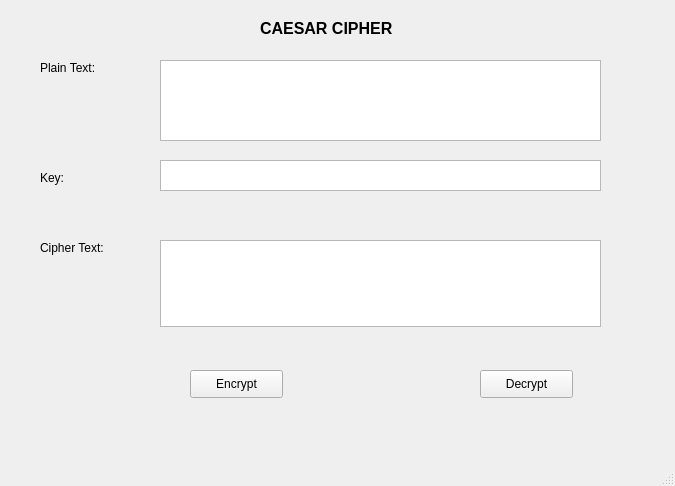
<?xml version="1.0" encoding="UTF-8"?>
<ui version="4.0">
 <class>MainWindow</class>
 <widget class="QMainWindow" name="MainWindow">
  <property name="geometry">
   <rect>
    <x>0</x>
    <y>0</y>
    <width>675</width>
    <height>486</height>
   </rect>
  </property>
  <property name="windowTitle">
   <string>MainWindow</string>
  </property>
  <widget class="QWidget" name="centralwidget">
   <widget class="QLabel" name="label">
    <property name="geometry">
     <rect>
      <x>260</x>
      <y>20</y>
      <width>181</width>
      <height>16</height>
     </rect>
    </property>
    <property name="font">
     <font>
      <pointsize>12</pointsize>
      <weight>75</weight>
      <bold>true</bold>
     </font>
    </property>
    <property name="text">
     <string>CAESAR CIPHER</string>
    </property>
   </widget>
   <widget class="QLabel" name="label_2">
    <property name="geometry">
     <rect>
      <x>40</x>
      <y>60</y>
      <width>81</width>
      <height>16</height>
     </rect>
    </property>
    <property name="text">
     <string>Plain Text:</string>
    </property>
   </widget>
   <widget class="QLabel" name="label_3">
    <property name="geometry">
     <rect>
      <x>40</x>
      <y>170</y>
      <width>55</width>
      <height>16</height>
     </rect>
    </property>
    <property name="text">
     <string>Key:</string>
    </property>
   </widget>
   <widget class="QLabel" name="label_4">
    <property name="geometry">
     <rect>
      <x>40</x>
      <y>240</y>
      <width>81</width>
      <height>16</height>
     </rect>
    </property>
    <property name="text">
     <string>Cipher Text:</string>
    </property>
   </widget>
   <widget class="QTextEdit" name="txt_plaintext">
    <property name="geometry">
     <rect>
      <x>160</x>
      <y>60</y>
      <width>441</width>
      <height>81</height>
     </rect>
    </property>
   </widget>
   <widget class="QTextEdit" name="txt_key">
    <property name="geometry">
     <rect>
      <x>160</x>
      <y>160</y>
      <width>441</width>
      <height>31</height>
     </rect>
    </property>
   </widget>
   <widget class="QTextEdit" name="txt_ciphertext">
    <property name="geometry">
     <rect>
      <x>160</x>
      <y>240</y>
      <width>441</width>
      <height>87</height>
     </rect>
    </property>
   </widget>
   <widget class="QPushButton" name="btn_encrypt">
    <property name="geometry">
     <rect>
      <x>190</x>
      <y>370</y>
      <width>93</width>
      <height>28</height>
     </rect>
    </property>
    <property name="text">
     <string>Encrypt</string>
    </property>
   </widget>
   <widget class="QPushButton" name="btn_decrypt">
    <property name="geometry">
     <rect>
      <x>480</x>
      <y>370</y>
      <width>93</width>
      <height>28</height>
     </rect>
    </property>
    <property name="text">
     <string>Decrypt</string>
    </property>
   </widget>
  </widget>
  <widget class="QMenuBar" name="menubar">
   <property name="geometry">
    <rect>
     <x>0</x>
     <y>0</y>
     <width>675</width>
     <height>26</height>
    </rect>
   </property>
  </widget>
  <widget class="QStatusBar" name="statusbar"/>
 </widget>
 <resources/>
 <connections/>
</ui>
